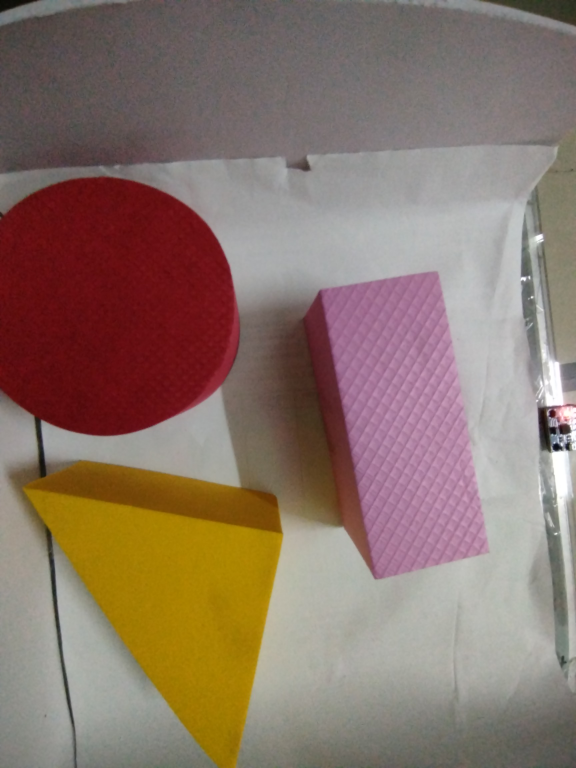
#> input picture server/uploads/20261111_174507_A_3419e9.jpg, 1728 x 2304 px (shown at 1/3 size)
$ python -i preprocessing.py   (imports and definitions only)
#> lines starting #> are read from the running program, lines starting #| are printed output that depends on the picture
"""SLAM_KLTN — Standardized Preprocessing Module for Hybrid MobileNetV3-Small.

Guarantees:
1. Strict EXIF orientation transpose via ImageOps.exif_transpose().
2. RGB color space consistency (converts BGR/RGBA/Grayscale to RGB).
3. Rigorous bounding box validation: rejects inverted coordinates and out-of-frame bboxes.
4. Context-aware ROI crop: expands bounding box to square with pad_ratio margin.
5. Idempotent Letterbox Padding: pads to target_size x target_size with neutral gray (114, 114, 114).
6. ImageNet normalization: Mean [0.485, 0.456, 0.406], Std [0.229, 0.224, 0.225].
7. ZERO double-crop and ZERO double-padding:
   - Pre-cropped ROIs are only letterboxed (no secondary crop).
   - Images already 224x224 are returned unchanged (no redundant padding).
"""

from __future__ import annotations

from pathlib import Path
from typing import Optional, Tuple, Union

import cv2
import numpy as np
from PIL import Image, ImageOps
import torch

IMAGE_SIZE = 224
NORM_MEAN = [0.485, 0.456, 0.406]
NORM_STD = [0.229, 0.224, 0.225]
PAD_RGB = (114, 114, 114)


# [72 lines left out: functions validate_bbox, is_blank_or_textureless, not called in this run]


def load_image_rgb(
    image_input: Union[str, Path, Image.Image, np.ndarray],
    is_bgr: bool = False,
) -> Image.Image:
    """Load an image and apply EXIF orientation transpose, returning an RGB PIL Image.

    Supports file paths, Path objects, PIL Images, and NumPy arrays (grayscale, RGB, BGR, RGBA).
    """
    if isinstance(image_input, Image.Image):
        img = image_input.copy()
    elif isinstance(image_input, np.ndarray):
        arr = image_input
        if arr.size == 0:
            raise ValueError("Input numpy array is empty.")
        if arr.ndim == 2:
            img = Image.fromarray(arr).convert("RGB")
        elif arr.ndim == 3:
            if is_bgr and arr.shape[2] == 3:
                arr = cv2.cvtColor(arr, cv2.COLOR_BGR2RGB)
            elif is_bgr and arr.shape[2] == 4:
                arr = cv2.cvtColor(arr, cv2.COLOR_BGRA2RGB)
            if arr.shape[2] == 3:
                img = Image.fromarray(arr)
            elif arr.shape[2] == 4:
                img = Image.fromarray(arr[:, :, :3])
            else:
                raise ValueError(f"Unsupported channel count: {arr.shape[2]}")
        else:
            raise ValueError(f"Unsupported array dimensions: {arr.ndim}")
    else:
        path = Path(image_input)
        if not path.is_file():
            raise FileNotFoundError(f"Image file does not exist: {path}")
        if path.stat().st_size == 0:
            raise ValueError(f"Image file is empty (0 bytes): {path}")
        with Image.open(path) as raw_img:
            img = ImageOps.exif_transpose(raw_img)
            return img.convert("RGB")

    img = ImageOps.exif_transpose(img)
    return img.convert("RGB")


def letterbox_pad(
    img: Image.Image,
    target_size: int = IMAGE_SIZE,
    pad_color: Tuple[int, int, int] = PAD_RGB,
) -> Image.Image:
    """Resize image maintaining aspect ratio and pad to target_size x target_size.

    Idempotent: If img is already target_size x target_size, returns copy unchanged.
    """
#> called with target_size = 224, pad_color = (114, 114, 114)
    w, h = img.size
#> w = 1728; h = 2304
    if w <= 0 or h <= 0:
        raise ValueError(f"Invalid image dimensions: {w}x{h}")
    if w == target_size and h == target_size:
        return img.copy()

    scale = float(target_size) / float(max(w, h))
#> scale = 0.0972
    nw = max(1, int(round(w * scale)))
#> nw = 168
    nh = max(1, int(round(h * scale)))
#> nh = 224

    resized = img.resize((nw, nh), Image.Resampling.BILINEAR)
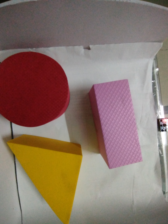
#> resized: PIL image 168x224 RGB; mean R, G, B 138.3, 117.3, 105.7
    canvas = Image.new("RGB", (target_size, target_size), pad_color)
#> canvas: PIL image 224x224 RGB; every value is 114
    paste_x = (target_size - nw) // 2
#> paste_x = 28
    paste_y = (target_size - nh) // 2
#> paste_y = 0
    canvas.paste(resized, (paste_x, paste_y))
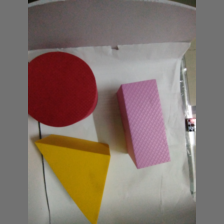
#> canvas: PIL image 224x224 RGB; mean R, G, B 132.2, 116.5, 107.7
    return canvas


# [24 lines left out: function crop_roi_with_context, not called in this run]


def preprocess_for_mobilenet(
    image_input: Union[str, Path, Image.Image, np.ndarray],
    bbox: Optional[Tuple[int, int, int, int]] = None,
    pad_ratio: float = 0.14,
    target_size: int = IMAGE_SIZE,
    is_bgr: bool = False,
) -> torch.Tensor:
    """Preprocess image into normalized NCHW torch.Tensor for MobileNetV3-Small.

    - If bbox is given: strictly validates coordinates, crops with context, letterbox pads.
    - If bbox is None: treats image_input as pre-cropped ROI, applying only letterbox pad.
    - Strictly prevents double-cropping or double-padding.
    """
    img = load_image_rgb(image_input, is_bgr=is_bgr)

    if bbox is not None:
        padded = crop_roi_with_context(img, bbox=bbox, pad_ratio=pad_ratio, target_size=target_size)
    else:
        padded = letterbox_pad(img, target_size=target_size, pad_color=PAD_RGB)

    arr = np.array(padded, dtype=np.float32) / 255.0
    arr = (arr - np.array(NORM_MEAN, dtype=np.float32)) / np.array(NORM_STD, dtype=np.float32)
#> (the run stopped early here; a loop or call above may not have finished)

$ run again, on server/uploads/20261111_174642_A_2845b2.jpg
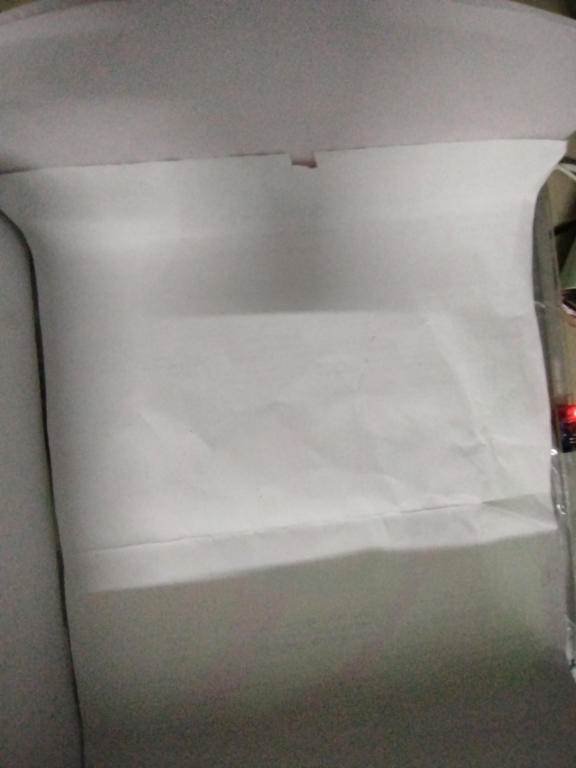
#> input picture server/uploads/20261111_174642_A_2845b2.jpg, 1728 x 2304 px (shown at 1/3 size)
#> in letterbox_pad, `canvas.paste(resized, (paste_x, paste_y))`:
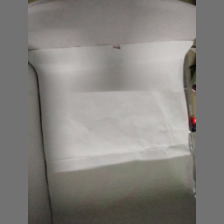
#> canvas: PIL image 224x224 RGB; mean R, G, B 132.6, 129.8, 126.1
#> in preprocess_for_mobilenet, `arr = (arr - np.array(NORM_MEAN, dtype=np.float32)) / np.array(NORM_ST..`:
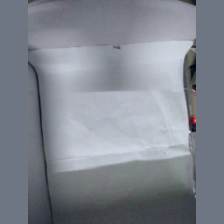
#> arr: shape (224, 224, 3) float32; mean R, G, B 0.153, 0.236, 0.393; drawn with min black and max white
